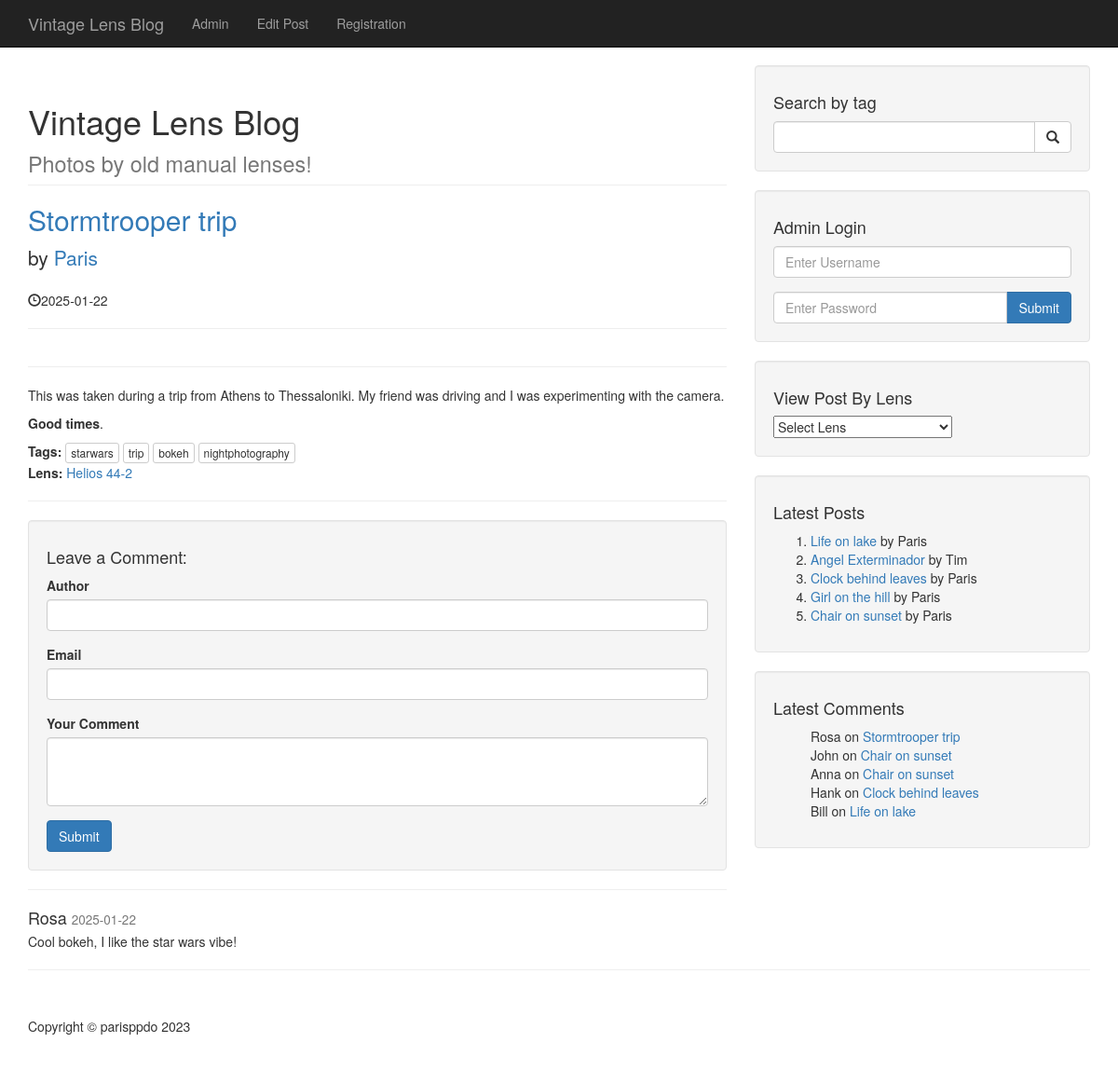
Screenshot of /post.php?p_id=105 with the database file from the repository.
### tables this page shows
CREATE TABLE `posts` (
  `post_id` int(3) NOT NULL,
  `post_lens_id` int(3) NOT NULL,
  `post_title` varchar(255) NOT NULL,
  `post_author` varchar(255) NOT NULL,
  `post_date` date NOT NULL,
  `post_image` text NOT NULL,
  `post_content` text NOT NULL,
  `post_tags` varchar(255) NOT NULL,
  `post_comment_count` int(11) NOT NULL,
  `post_status` varchar(255) NOT NULL DEFAULT 'draft',
  `post_views_count` int(11) NOT NULL
);

CREATE TABLE `lenses` (
  `lens_id` int(3) NOT NULL,
  `lens_name` varchar(255) NOT NULL,
  `lens_status` varchar(255) DEFAULT 'unapproved'
);

CREATE TABLE `comments` (
  `comment_id` int(3) NOT NULL,
  `comment_post_id` int(3) NOT NULL,
  `comment_author` varchar(255) NOT NULL,
  `comment_email` varchar(255) NOT NULL,
  `comment_content` text NOT NULL,
  `comment_status` varchar(255) NOT NULL,
  `comment_date` date NOT NULL
);

### post.php (the view, shortened to what this page needs)
<?php include "includes/header.php"; ?>
<?php include "includes/navigation.php"; ?>
    <div class="container">
    <div class="row">
        <div class="col-md-8">
            <?php
            if (isset($_GET['p_id'])) {
                $post_id = $_GET['p_id'];
                $query = "SELECT * FROM posts JOIN lenses ON lens_id = post_lens_id WHERE post_id = {$post_id}";
                $select_all_posts_query = mysqli_query($connection, $query);
                while ($row = mysqli_fetch_assoc($select_all_posts_query)) {
                    $post_title = $row['post_title'];
                    $post_author = $row['post_author'];
                    $lens_id = $row['lens_id'];
                    $lens_name = $row['lens_name'];
                    $post_date = $row['post_date'];
                    $post_content = $row['post_content'];
                    $post_status = $row['post_status'];
                    $post_tags = $row['post_tags'];
                    $post_tags = preg_replace('/\s*,\s*/', ',', $post_tags);
                    $post_tags = explode(',', $post_tags);
            ?>
                    <h1 class="page-header">
                        Vintage Lens Blog<br>
                        <small>Photos by old manual lenses!</small>
                    </h1>
                    <?php if ($post_status == 'published'): ?>
                    <h2>
                        <a href="#"><?php echo $post_title ?></a>
                    </h2>
                    <p class="lead">
                        by <a href="index.php"><?php echo $post_author ?></a>
                    </p>
                    <p><span class="glyphicon glyphicon-time"></span><?php echo $post_date ?></p>
                    <hr>
                    <hr>
                    <p><?php echo $post_content ?></p>
                    <div class="post-tags">
                        <strong>Tags:</strong>
                        <?php
                        foreach ($post_tags as $tag) {
                            echo "<form method='POST' action='search.php' style='display:inline;'>
                                    <input type='hidden' name='search' value='" . htmlspecialchars($tag) . "'>
                                    <button name='submit' type='submit' class='btn btn-default btn-xs'>" . htmlspecialchars($tag) . "</button>
                                    </form> ";
                        }
                        ?>
                    </div>
                        <div class="post-tags">
                            <strong>Lens:</strong>
                            <?php
                                echo "<a href=lens.php?lens_id={$lens_id}>{$lens_name}</a>";
                            ?>
                        </div>
                    <hr>
                    <?php else: ?>
                        <div class="alert alert-warning" role="alert">
                            <strong>Warning!</strong> Post not yet approved!
                        </div>
                    <?php endif; ?>
                    <?php
                }
            } else {
                header("Location: index.php");
            }
            ?>
            <div class="well">
                <h4>Leave a Comment:</h4>
                <form role="form" action="" method="post">
                    <div class="form-group">
                        <label for="author">Author</label>
                        <input type="text" name="comment_author" class="form-control" name="comment_author">
                    </div>
                    <div class="form-group">
                        <label for="email">Email</label>
                        <input type="text" name="comment_email" class="form-control" name="comment_email">
                    </div>
                    <div class="form-group">
                        <label for="comment">Your Comment</label>
                        <textarea class="form-control" name="comment_content" rows="3"></textarea>
                    </div>
                    <button type="submit" name="create_comment" class="btn btn-primary">Submit</button>
                </form>
            </div>
            <hr>
            <?php
            $query = "SELECT * FROM comments WHERE comment_post_id = {$post_id} ";
            $query .= "AND comment_status = 'approved' ";
            $query .= "ORDER BY comment_id DESC";
            $select_comment_query = mysqli_query($connection, $query);
            while ($row = mysqli_fetch_assoc($select_comment_query)) {
                $comment_date = $row['comment_date'];
                $comment_content = $row['comment_content'];
                $comment_author = $row['comment_author'];
                ?>
                <div class="media">
                    <div class="media-body">
                        <h4 class="media-heading"><?php echo $comment_author; ?>
                            <small><?php echo $comment_date; ?></small>
                        </h4>
                        <?php echo $comment_content; ?>
                    </div>
                </div>
                <?php
            }
            ?>
        </div>
        <?php include "includes/sidebar.php"; ?>
    </div>
    <hr>
<?php include "includes/footer.php"; ?>

### includes/latest_posts_widget.php
<div class="well">
    <h4>Latest Posts</h4>
    <ol>
        <?php
        $query = "SELECT * FROM posts WHERE post_status = 'published' ORDER BY post_id DESC LIMIT 5";
        $select_latest_posts_query = mysqli_query($connection, $query);
        while ($row = mysqli_fetch_assoc($select_latest_posts_query)) {
            $post_id = $row['post_id'];
            $post_title = $row['post_title'];
            $post_author = $row['post_author'];
            echo "<li><a href='post.php?p_id=$post_id'>$post_title</a> by $post_author</li>";
        }
        ?>
    </ol>
</div>

### includes/latest_comments_widget.php
<div class="well">
    <h4>Latest Comments</h4>
    <ul style="list-style-type: none;">
        <?php
        $query = "SELECT post_id, comment_author, post_title
                    FROM posts JOIN comments WHERE comment_post_id = post_id AND comment_status = 'approved'
                    ORDER BY comment_id DESC
                    LIMIT 5;";
        $select_latest_comments_query = mysqli_query($connection, $query);
        while ($row = mysqli_fetch_assoc($select_latest_comments_query)) {
            $post_id = $row['post_id'];
            $comment_author = $row['comment_author'];
            $post_title = $row['post_title'];
            echo "<li>$comment_author on <a href='post.php?p_id=$post_id'>$post_title</a></li>";
        }
        ?>
    </ul>
</div>

### css/blog-home.css (style rules this page uses)
body { padding-top: 70px; }

### rows the page displays
posts: post_title "Stormtrooper trip", post_author "Paris", post_date "2025-01-22", post_content "This was taken during a trip from Athens to Thessaloniki. My friend was driving and I was experimenting with the camera. Good times .", post_tags "starwars", post_tags "trip", post_tags "bokeh", post_tags "nightphotography", lenses.lens_name "Helios 44-2", comments.comment_author "Rosa"
comments: comment_author "Rosa", comment_date "2025-01-22", comment_content "Cool bokeh, I like the star wars vibe!"
posts: post_title "Life on lake", post_author "Paris", comments.comment_author "Bill"
posts: post_title "Angel Exterminador", post_author "Tim"
posts: post_title "Clock behind leaves", post_author "Paris", comments.comment_author "Hank"
posts: post_title "Girl on the hill", post_author "Paris"
posts: post_title "Chair on sunset", post_author "Paris", comments.comment_author "John", comments.comment_author "Anna"
